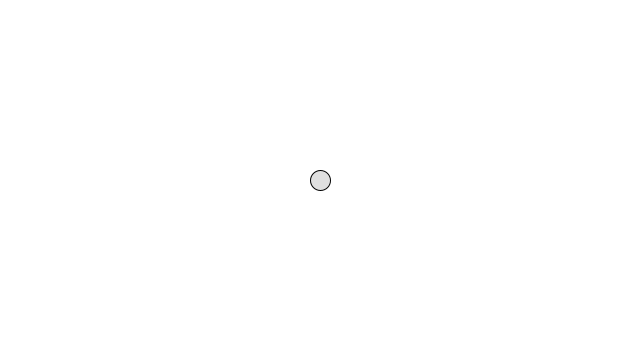
Frame 1 (no input)
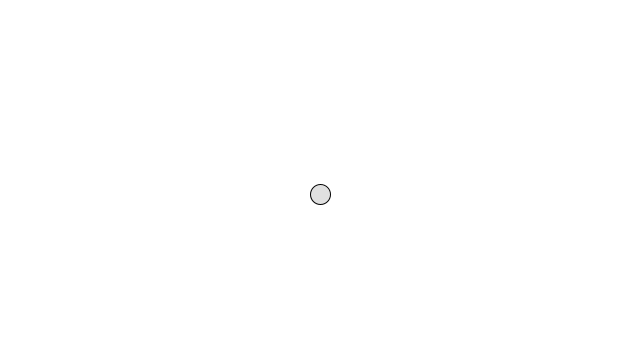
Frame 60 (the mouse pressed at the canvas centre just before this capture)
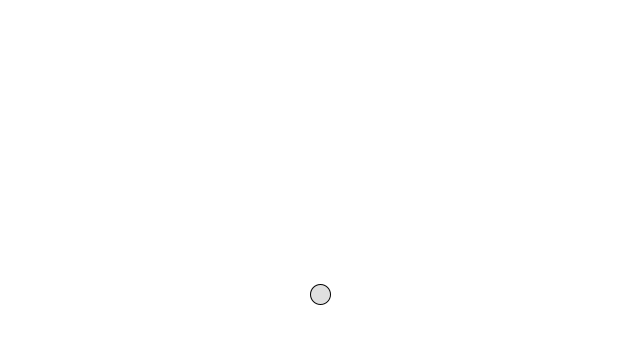
Frame 120 (the mouse held since frame 60 and released just before this capture)

The Processing sketch that drew these frames (run headless with seeded random() and noise(); from frame 60 on, the mouse is pressed at the canvas centre):

// Processing sketch: build
// ── build.pde
class Mover {

  PVector location;
  PVector velocity;
  PVector acceleration;
  float mass;

  Mover() {
    location = new PVector(width/2, height/2);
    velocity = new PVector(0, 0);
    acceleration = new PVector(0, 0);
    mass = 1;
  }

  void update() {
    velocity.add(acceleration);
    location.add(velocity);
    // Reset acceleration
    acceleration.mult(0);
  }

  void applyForce(PVector force) {
    // New vector
    PVector f = PVector.div(force, mass);
    acceleration.add(f);
  }

  void display() {
    stroke(0);
    fill(175, 100);
    ellipse(location.x, location.y, mass*20, mass*20);
  }

  void checkEdges() {
    if (location.x > width) {
      location.x = width;
      velocity.x *= -1;
      } else if (location.x < 0) {
        location.x = 0;
        velocity.x *= -1;
      }
      if (location.y > height) {
        location.y = height;
        velocity.y *= -1;
      }
    }

  }


  // Declare the Mover object
  Mover m;

  void setup() {
    size(640, 360);
    m = new Mover();

  }

  void draw() {

    background(255);

    PVector gravity = new PVector(0, 0.3);
    gravity.mult(m.mass);
    m.applyForce(gravity);

    if (mousePressed) {
      // Friction!
      PVector friction = m.velocity.get();
      friction.normalize();
  
      float c = -0.1;
      friction.mult(c);
      m.applyForce(friction);
    }

    m.update();
    m.checkEdges();
    m.display();

  }
